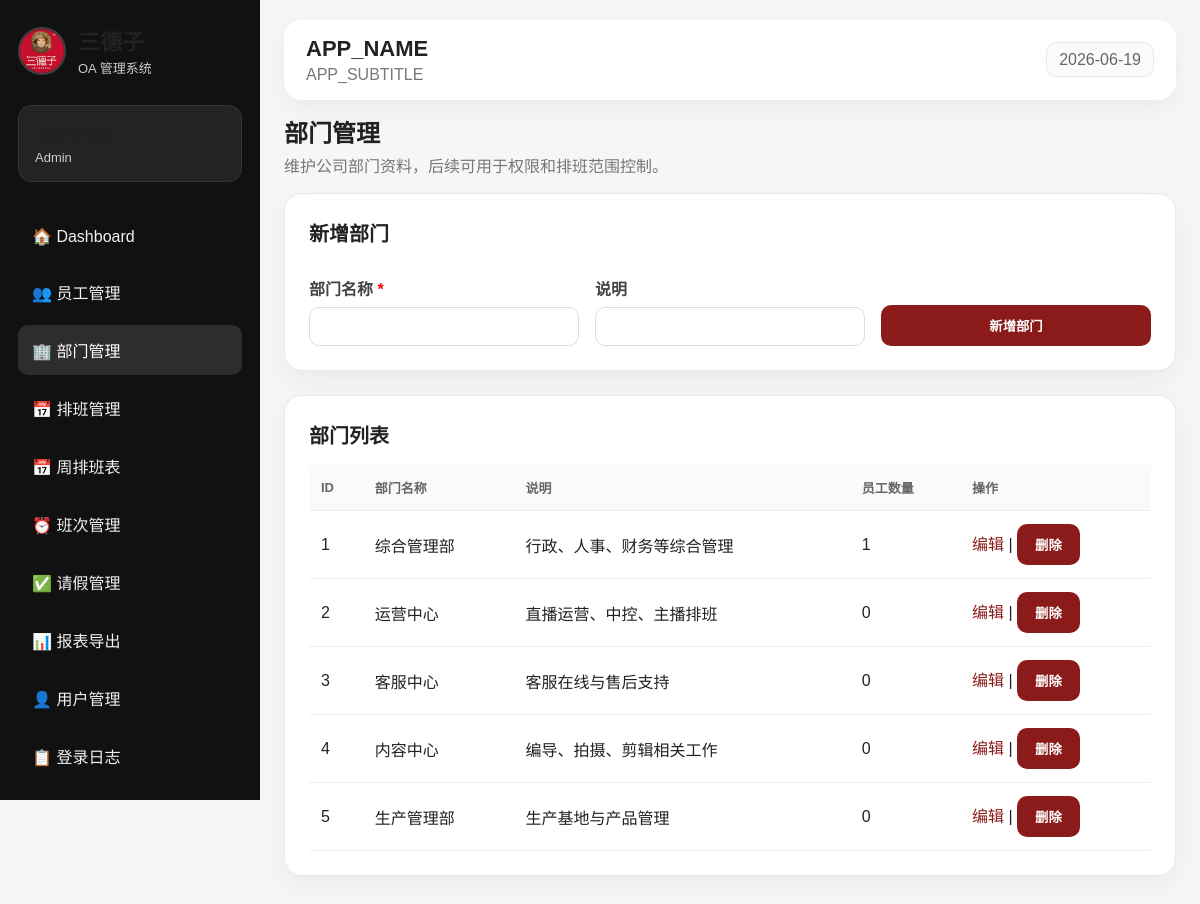
Screenshot of /departments.php (signed in) with the database file from the repository.
### tables this page shows
CREATE TABLE departments (
    id          INT AUTO_INCREMENT PRIMARY KEY,
    name        VARCHAR(100) NOT NULL,
    description VARCHAR(255),
    created_at  TIMESTAMP DEFAULT CURRENT_TIMESTAMP
);

### auth.php (called while the page is built, shortened)
<?php
function safe($value) {
    return htmlspecialchars((string)$value, ENT_QUOTES, 'UTF-8');
}
?>

### departments.php (the view, shortened to what this page needs)
<?php
require_once __DIR__ . '/header.php';
$edit = null;
$departments = $pdo->query("
    SELECT d.*, COUNT(e.id) AS employee_count
    FROM departments d
    LEFT JOIN employees e ON e.department_id = d.id
    GROUP BY d.id
    ORDER BY d.id ASC
")->fetchAll();
?>
<div class="page-title">
    <h2>部门管理</h2>
    <p>维护公司部门资料，后续可用于权限和排班范围控制。</p>
</div>
<section class="panel">
    <h2><?= $edit ? '编辑部门' : '新增部门' ?></h2>
    <form method="POST" class="form-grid">
        <label>部门名称 <span style="color:red">*</span>
            <input name="name" required value="<?= safe($edit['name'] ?? '') ?>">
        </label>
        <label>说明
            <input name="description" value="<?= safe($edit['description'] ?? '') ?>">
        </label>
        <button type="submit"><?= $edit ? '保存修改' : '新增部门' ?></button>
    </form>
</section>
<section class="panel">
    <h2>部门列表</h2>
    <div style="overflow-x:auto;">
    <table>
        <tr><th>ID</th><th>部门名称</th><th>说明</th><th>员工数量</th><th>操作</th></tr>
        <?php foreach ($departments as $d): ?>
        <tr>
            <td><?= safe($d['id']) ?></td>
            <td><?= safe($d['name']) ?></td>
            <td><?= safe($d['description']) ?></td>
            <td><?= safe($d['employee_count']) ?></td>
            <td>
                <a href="?edit=<?= safe($d['id']) ?>">编辑</a>
                |
                <form method="POST" style="display:inline;"
                      onsubmit="return confirm('确定要删除「<?= safe($d['name']) ?>」吗？')">
                    <button type="submit" class="btn-link">删除</button>
                </form>
            </td>
        </tr>
        <?php endforeach; ?>
    </table>
    </div>
</section>
<?php require_once __DIR__ . '/footer.php'; ?>

### assets/style.css (style rules this page uses)
* { box-sizing: border-box; }
:root { --primary: #8b1a1a; --primary-dark: #641010; --bg: #f5f6f8; --card: #ffffff; --text: #222; --muted: #777; --border: #e8e8e8; --green: #2e7d32; }
body { margin: 0; font-family: Arial, "Microsoft YaHei", sans-serif; background: var(--bg); color: var(--text); }
a { color: var(--primary); text-decoration: none; }
.page-title { margin-bottom: 14px; }
.page-title h2 { margin: 0; font-size: 24px; }
.page-title p { color: var(--muted); margin-top: 4px; }
.panel { background: white; border-radius: 18px; padding: 24px; box-shadow: 0 10px 30px rgba(0,0,0,0.05); border: 1px solid var(--border); margin-bottom: 24px; }
.panel h2 { margin-top: 0; font-size: 20px; }
table { width: 100%; border-collapse: collapse; overflow: hidden; }
th { text-align: left; background: #fafafa; color: #666; font-size: 13px; }
th, td { padding: 13px 12px; border-bottom: 1px solid #eee; }
.form-grid { display: grid; grid-template-columns: repeat(3, minmax(180px, 1fr)); gap: 16px; align-items: end; }
label { display: block; color: #444; font-weight: bold; margin-top: 12px; }
input, select, textarea { width: 100%; border: 1px solid #ddd; border-radius: 10px; padding: 11px 12px; margin-top: 7px; font-family: inherit; }
button, .btn-light { display: inline-block; border: none; background: var(--primary); color: white; padding: 11px 18px; border-radius: 10px; cursor: pointer; font-weight: bold; }

### rows the page displays
departments: id "1", name "综合管理部", description "行政、人事、财务等综合管理", employee_count "1"
departments: id "2", name "运营中心", description "直播运营、中控、主播排班", employee_count "0"
departments: id "3", name "客服中心", description "客服在线与售后支持", employee_count "0"
departments: id "4", name "内容中心", description "编导、拍摄、剪辑相关工作", employee_count "0"
departments: id "5", name "生产管理部", description "生产基地与产品管理", employee_count "0"

### other values shown
safe($user['role']) "Admin"
safe(APP_NAME) "APP_NAME"
safe(APP_SUBTITLE) "APP_SUBTITLE"
